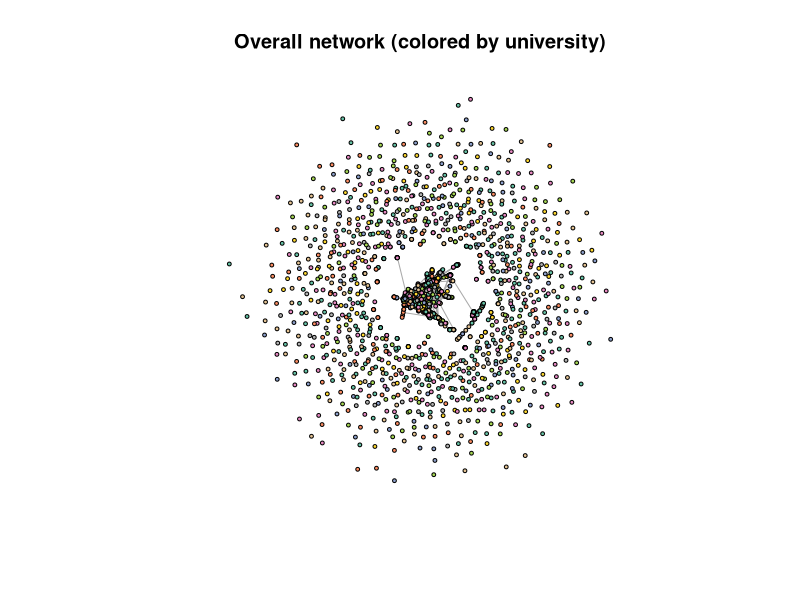
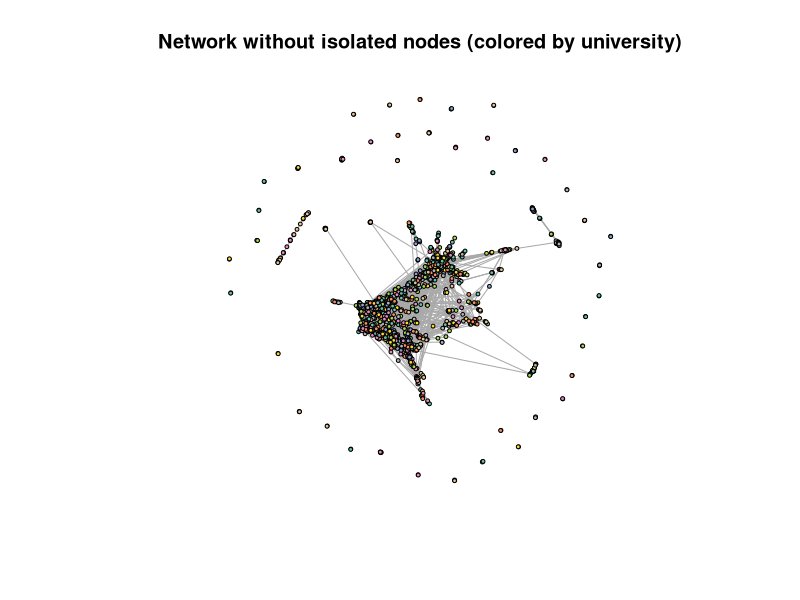
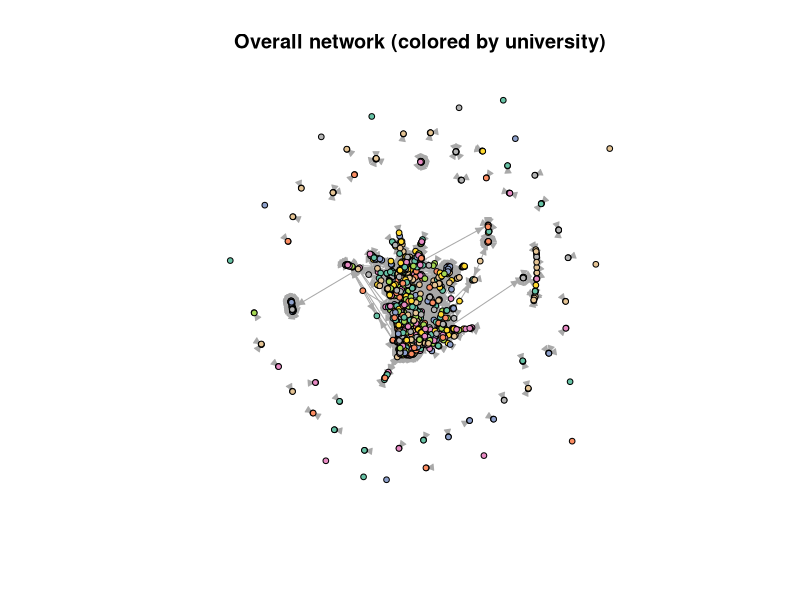
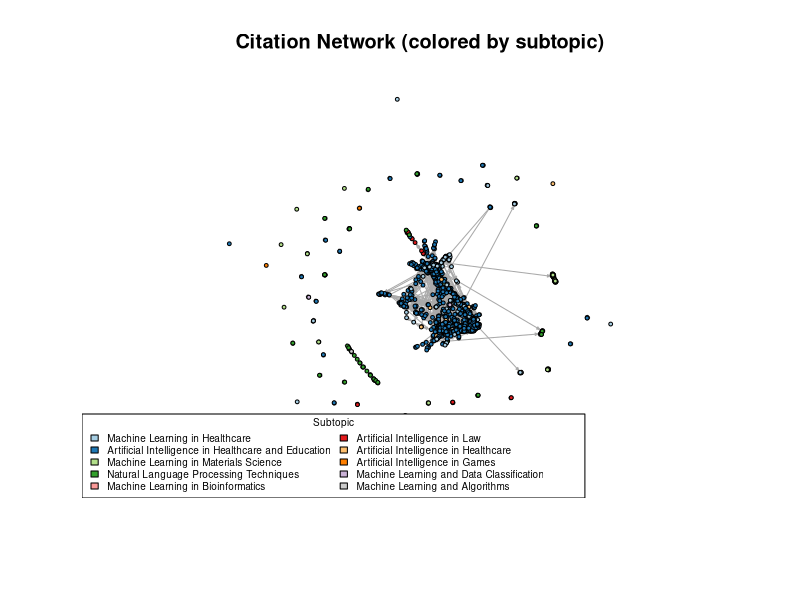

Reproduce these figures in R, in order.
## ---- chunk 1
knitr::opts_chunk$set(echo = TRUE)
## ---- chunk 2
library(readr)
library(igraph)
library(RColorBrewer)
set.seed(48528608)
## ---- chunk 3
# Basic Analysis (Jinxi Hu)
# this file is for do some most basic analysis to the data we collected.
nodes <- read.csv("data/nodes.csv")
# only keep the node with title
nodes_clean <- subset(nodes, !(is.na(title) | trimws(title) == ""))

# head of data
head(nodes_clean)
# row and colum number
dim(nodes_clean)
# colum names
names(nodes_clean)
# type of colums
str(nodes_clean)
# summary
summary(nodes_clean)

# read edge
edges = read.csv("data/edges.csv")
# only keep valid edges
edges_clean <- subset(edges, source %in% nodes_clean$local_id & target %in% nodes_clean$local_id)
# number of cititations
dim(edges_clean)

# form graph
graph <- graph_from_data_frame(edges_clean, nodes_clean, directed = FALSE)
# remove the parallel edges and self loops
graph <- simplify(graph, remove.multiple = TRUE, remove.loops = TRUE)
# nodes in graph
vcount(graph)
# edges in graph
ecount(graph)
## ---- chunk 4
# plot graph (color by university)
institutions <- unique(V(graph)$institution)
palette <- brewer.pal(min(length(institutions), 8), "Set2")
color_map <- setNames(rep(palette, length.out = length(institutions)), institutions)
V(graph)$color <- color_map[V(graph)$institution]

plot(graph, vertex.size=2, edge.size=0.1, vertex.color=V(graph)$color,
     main="Overall network (colored by university)", vertex.label=NA)
## ---- chunk 5
# Initial Network Statistics (Samarth Grover)
cat("=== NETWORK STATISTICS ===\n")
cat("Total nodes:", vcount(graph), "\n")
cat("Total edges (citations):", ecount(graph), "\n")
cat("Network density:", edge_density(graph), "\n")
cat("Average degree:", mean(degree(graph, mode="all")), "\n")
cat("Average in-degree (citations received):", mean(degree(graph, mode="in")), "\n")
cat("Average out-degree (citations made):", mean(degree(graph, mode="out")), "\n\n")
## ---- chunk 6
# Analyze isolated components
cat("=== COMPONENT ANALYSIS ===\n")
components <- components(graph, mode="weak")
cat("Number of weakly connected components:", components$no, "\n")
cat("Size of largest component:", max(components$csize), "\n")
cat("Proportion of nodes in largest component:", 
    round(max(components$csize) / vcount(graph) * 100, 2), "%\n\n")

# Count isolated nodes
isolated_count <- sum(degree(graph, mode="all") == 0)
cat("Number of isolated nodes (no citations in or out):", isolated_count, "\n")
cat("Proportion of isolated nodes:", 
    round(isolated_count / vcount(graph) * 100, 2), "%\n")
## ---- chunk 7
# Remove isolated nodes for cleaner visualization
non_isolated <- V(graph)[degree(graph, mode="all") > 0]
graph_connected <- induced_subgraph(graph, non_isolated)

# plot graph without isolated nodes (color by university)
institutions_connected <- unique(V(graph_connected)$institution)
palette_connected <- brewer.pal(min(length(institutions_connected), 8), "Set2")
color_map_connected <- setNames(rep(palette_connected, length.out = length(institutions_connected)), 
                                institutions_connected)
V(graph_connected)$color <- color_map_connected[V(graph_connected)$institution]

plot(graph_connected, vertex.size=2, edge.size=0.1, vertex.color=V(graph_connected)$color,
     main="Network without isolated nodes (colored by university)", vertex.label=NA)
## ---- chunk 8
library(igraph)
nodes2 <- read.csv("data/nodes_connected.csv")
edges2 <- read.csv("data/edges_connected.csv")

head(nodes2)
dim(nodes2)
names(nodes2)
str(nodes2)
summary(nodes2)

graph2 <- graph_from_data_frame(edges2, vertices = nodes2, directed = TRUE)
graph2 <- simplify(graph2, remove.multiple = TRUE, remove.loops = TRUE)

## ---- chunk 9
# plot graph (color by university)
institutions <- unique(V(graph2)$institution)
palette <- brewer.pal(min(length(institutions), 8), "Set2")
color_map <- setNames(rep(palette, length.out = length(institutions)), institutions)
V(graph2)$color <- color_map[V(graph2)$institution]

plot(graph2, vertex.size=3, edge.size=1, vertex.color=V(graph2)$color,
     main="Overall network (colored by university)", vertex.label=NA, edge.arrow.size=0.5)
## ---- chunk 10

cat("Total nodes:", vcount(graph2), "\n")
cat("Total edges (citations):", ecount(graph2), "\n")
cat("Network density:", edge_density(graph2), "\n")
cat("Average degree:", mean(degree(graph2, mode="all")), "\n")
cat("Average in-degree (citations received):", mean(degree(graph2, mode="in")), "\n")
cat("Average out-degree (citations made):", mean(degree(graph2, mode="out")), "\n\n")
## ---- chunk 11
# Component Analysis
cat("=== COMPONENT ANALYSIS ===\n")
components <- components(graph2, mode="weak")
cat("Number of weakly connected components:", components$no, "\n")
cat("Size of largest component:", max(components$csize), "\n")
cat("Proportion of nodes in largest component:",
    round(max(components$csize) / vcount(graph2) * 100, 2), "%\n\n")
## ---- chunk 12
top_subtopics <- names(sort(table(V(graph2)$subtopic), decreasing = TRUE)[1:10])
V(graph2)$subtopic_group <- ifelse(V(graph2)$subtopic %in% top_subtopics,
                                   V(graph2)$subtopic, "Other")

# Create color palette
subtopic_groups <- unique(V(graph2)$subtopic_group)
n_groups <- length(subtopic_groups)
palette_sub <- c(brewer.pal(min(n_groups-1, 11), "Paired"), "gray80")
color_map_sub <- setNames(palette_sub[1:n_groups], subtopic_groups)
V(graph2)$color <- color_map_sub[V(graph2)$subtopic_group]

# Plot
plot(graph2, vertex.size=2, edge.arrow.size=0.2, vertex.color=V(graph2)$color,
     main="Citation Network (colored by subtopic)", vertex.label=NA)
legend("bottomleft", legend=names(color_map_sub), fill=color_map_sub,
       cex=0.6, title="Subtopic", ncol=2)
## ---- chunk 13

# Calculate all centrality metrics
V(graph2)$in_degree <- degree(graph2, mode="in")
V(graph2)$out_degree <- degree(graph2, mode="out")
V(graph2)$total_degree <- degree(graph2, mode="all")

# PageRank (influence - highly cited by other highly cited papers)
V(graph2)$pagerank <- page_rank(graph2, directed = TRUE)$vector

# Betweenness (bridging papers, potentially unifying ideas)
V(graph2)$betweenness <- betweenness(graph2, directed = TRUE, normalized = TRUE)

# Closeness (foundational papers)
V(graph2)$closeness_out <- closeness(graph2, mode = "out", normalized = TRUE)
V(graph2)$closeness_in <- closeness(graph2, mode = "in", normalized = TRUE)

# Eigenvector centrality (alternative influence measure)
V(graph2)$eigenvector <- eigen_centrality(graph2, directed = TRUE)$vector
